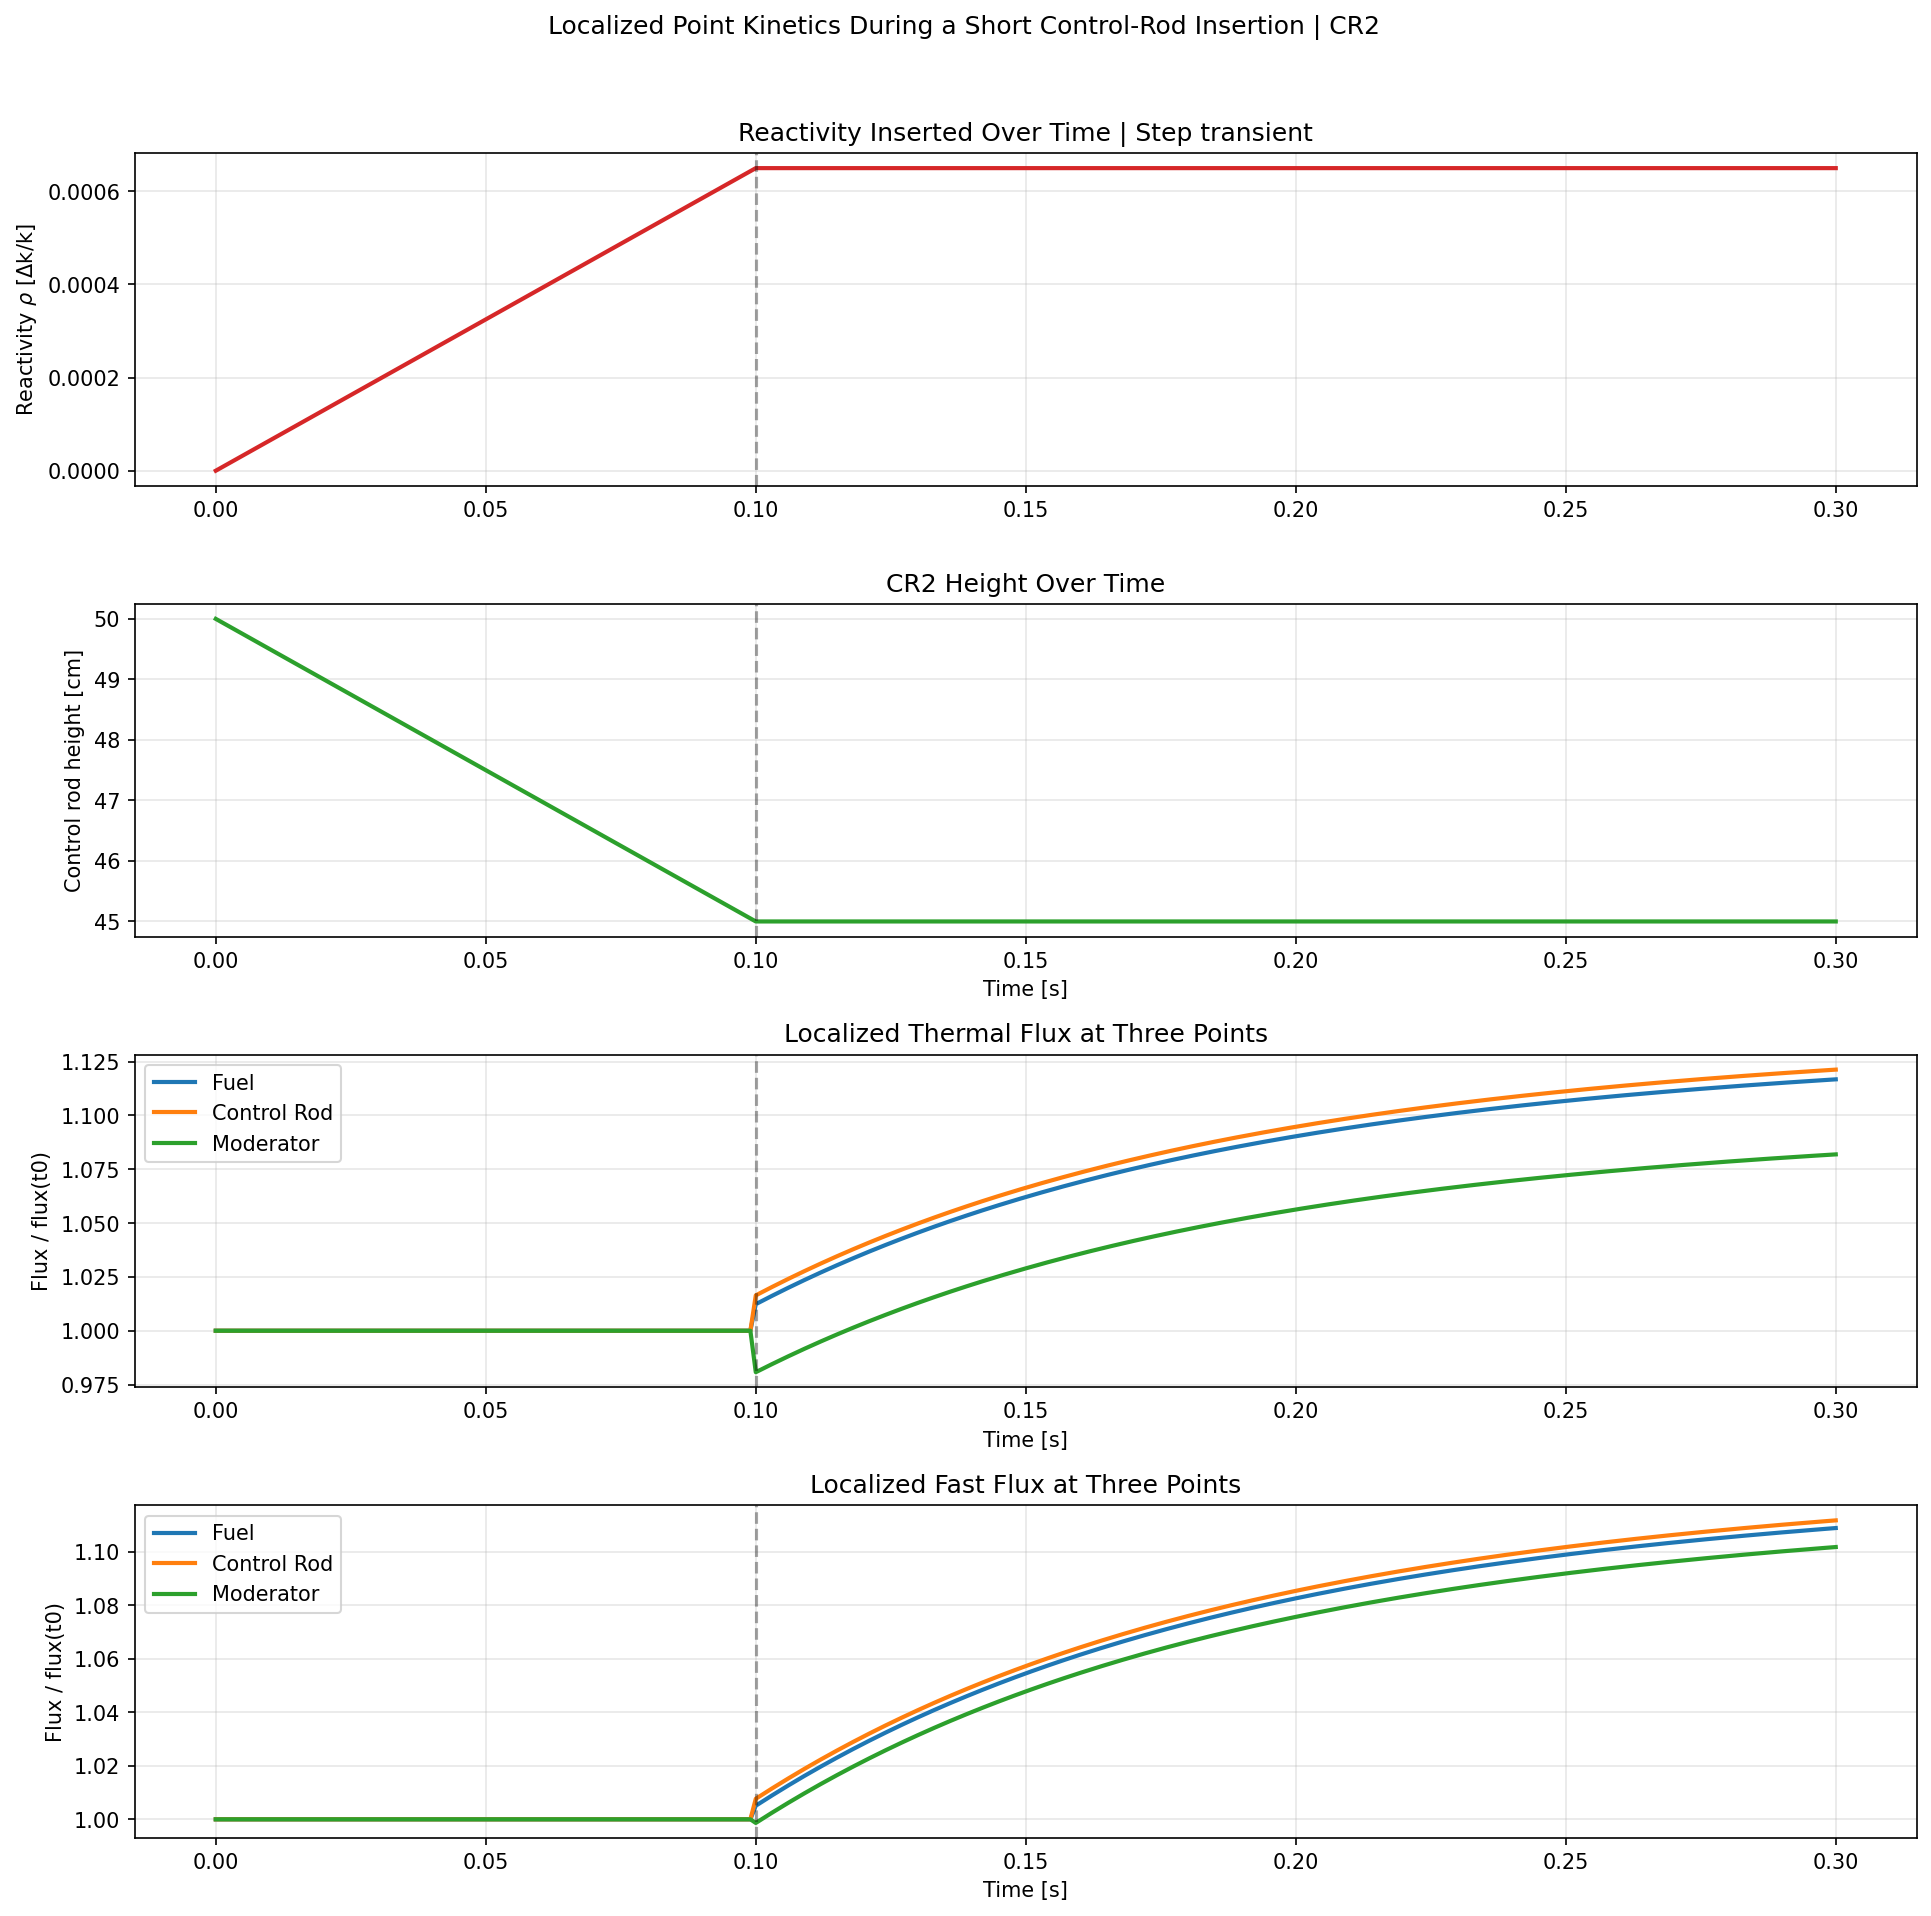

Python code for this plot:
#!/usr/bin/env python3
"""Visualize localized point-kinetics evolution during a small rod insertion transient.

This script couples the static ROM in ``digital_twin_files.rom.digital_twin``
with the PRKE micro-stepper from ``digital_twin_driver.py``. At each macro step
the ROM is queried for reactivity and flux shape, the flux vector is reshaped to
the VR-1 mesh, and the localized thermal/fast flux is tracked at three points.
"""

from __future__ import annotations

import argparse
import sys
from pathlib import Path
from typing import Callable

import matplotlib.pyplot as plt
from matplotlib.figure import Figure
import numpy as np

HERE = Path(__file__).resolve().parent
PACKAGE_ROOT = HERE.parent.parent
if str(PACKAGE_ROOT) not in sys.path:
    sys.path.insert(0, str(PACKAGE_ROOT))

from digital_twin_files.coupled_rom_w_kinetics.digital_twin_driver import PRKEMicroStepper
from digital_twin_files.coupled_rom_w_kinetics.digital_twin_driver import thermal_default_params
from digital_twin_files.rom.digital_twin import DigitalTwinBundle
from digital_twin_files.rom.digital_twin import MESH_SHAPE
from digital_twin_files.rom.digital_twin import load_default_bundle
from digital_twin_files.rom.digital_twin import predict_reactivity_and_flux
from digital_twin_files.rom.digital_twin import reshape_flux_vector


POINTS_OF_INTEREST: dict[str, tuple[int, int, int]] = {
    "Fuel": (35, 60, 60),
    "Control Rod": (35, 65, 82),
    "Moderator": (35, 65, 38),
}

THERMAL_GROUP = 0
FAST_GROUP = 1
ROD_HEIGHT_LIMITS = (0.0, 84.7)
TRANSIENT_MODES = ("step", "ramp", "sinusoidal")


def _example_reactivity_profile(
    transient: str,
    beta_total: float,
    step_onset: float,
    step_fraction: float,
    ramp_start: float,
    ramp_slope_fraction: float,
    sinusoidal_amplitude_fraction: float,
    sinusoidal_period: float,
) -> Callable[[float], float]:
    if transient == "step":
        return lambda t: float(step_fraction * beta_total if t >= step_onset else 0.0)
    if transient == "ramp":
        return lambda t: float(ramp_slope_fraction * beta_total * max(0.0, t - ramp_start))
    if transient == "sinusoidal":
        return lambda t: float(sinusoidal_amplitude_fraction * beta_total * np.sin(np.pi * t / sinusoidal_period))
    raise ValueError(f"Unsupported transient mode: {transient}")


def _example_insertion_fraction(
    transient: str,
    time_value: float,
    step_onset: float,
    ramp_start: float,
    ramp_duration: float,
    sinusoidal_period: float,
) -> float:
    if transient == "step":
        return 1.0 if time_value >= step_onset else 0.0
    if transient == "ramp":
        if ramp_duration <= 0.0:
            return 1.0 if time_value >= ramp_start else 0.0
        return float(np.clip((time_value - ramp_start) / ramp_duration, 0.0, 1.0))
    if transient == "sinusoidal":
        return float(0.5 * (1.0 + np.sin(np.pi * time_value / sinusoidal_period)))
    raise ValueError(f"Unsupported transient mode: {transient}")


def _rod_height_profile(
    transient: str,
    time_value: float,
    rod_start_height: float,
    rod_insertion_cm: float,
    step_onset: float,
    ramp_start: float,
    ramp_duration: float,
    sinusoidal_period: float,
) -> float:
    insertion_fraction = _example_insertion_fraction(
        transient,
        time_value,
        step_onset,
        ramp_start,
        ramp_duration,
        sinusoidal_period,
    )
    height = rod_start_height - rod_insertion_cm * insertion_fraction
    return float(np.clip(height, *ROD_HEIGHT_LIMITS))


def _selected_control_rod_height(control_rod: str, moving_height: float, fixed_height: float) -> tuple[float, float]:
    control_rod = control_rod.upper()
    if control_rod == "CR1":
        return moving_height, fixed_height
    if control_rod == "CR2":
        return fixed_height, moving_height
    raise ValueError("control_rod must be either 'CR1' or 'CR2'.")


def _rod_height_at_time(
    time_value: float,
    rod_start_height: float,
    rod_insertion_cm: float,
    insertion_duration: float,
) -> float:
    if insertion_duration <= 0.0:
        return float(rod_start_height - rod_insertion_cm)

    if time_value <= insertion_duration:
        fraction = time_value / insertion_duration
        height = rod_start_height - rod_insertion_cm * fraction
    else:
        height = rod_start_height - rod_insertion_cm

    return float(np.clip(height, *ROD_HEIGHT_LIMITS))


def _build_parameter_vector(
    time_value: float,
    rod_start_height: float,
    rod_insertion_cm: float,
    insertion_duration: float,
    fixed_cr2_height: float,
    dummy_water_density_multiplier: float,
    fuel_assembly_water_density_multiplier: float,
) -> np.ndarray:
    cr1_height = _rod_height_at_time(time_value, rod_start_height, rod_insertion_cm, insertion_duration)
    cr2_height = float(np.clip(fixed_cr2_height, *ROD_HEIGHT_LIMITS))
    return np.array(
        [
            cr1_height,
            cr2_height,
            float(dummy_water_density_multiplier),
            float(fuel_assembly_water_density_multiplier),
        ],
        dtype=float,
    )


def _shape_factor_at_point(field: np.ndarray, point: tuple[int, int, int], group: int) -> float:
    z_index, x_index, y_index = point
    group_field = np.asarray(field[:, :, :, group], dtype=float)
    normalization = float(np.sum(np.abs(group_field)))
    if normalization <= 0.0:
        normalization = 1.0
    return float(field[z_index, y_index, x_index, group] / normalization)


def _validate_points(points: dict[str, tuple[int, int, int]]) -> None:
    z_max, x_max, y_max, group_count = MESH_SHAPE
    for label, (z_index, x_index, y_index) in points.items():
        if not (0 <= z_index < z_max):
            raise ValueError(f"{label} z-index {z_index} is out of bounds for mesh depth {z_max}.")
        if not (0 <= x_index < x_max):
            raise ValueError(f"{label} x-index {x_index} is out of bounds for mesh width {x_max}.")
        if not (0 <= y_index < y_max):
            raise ValueError(f"{label} y-index {y_index} is out of bounds for mesh width {y_max}.")
        if group_count != 2:
            raise ValueError(f"Expected a two-group mesh, got {group_count} groups.")


def _precompute_macro_profiles(
    macro_times: np.ndarray,
    points: dict[str, tuple[int, int, int]],
    transient: str,
    control_rod: str,
    rod_start_height: float,
    rod_insertion_cm: float,
    insertion_duration: float,
    fixed_cr2_height: float,
    dummy_water_density_multiplier: float,
    fuel_assembly_water_density_multiplier: float,
    step_onset: float,
    step_fraction: float,
    ramp_start: float,
    ramp_slope_fraction: float,
    ramp_duration: float,
    sinusoidal_amplitude_fraction: float,
    sinusoidal_period: float,
    bundle: DigitalTwinBundle | None = None,
) -> tuple[np.ndarray, np.ndarray, np.ndarray, np.ndarray]:
    if bundle is None:
        bundle = load_default_bundle()

    beta_total = float(np.sum(thermal_default_params["beta"]))
    rho_profile = _example_reactivity_profile(
        transient,
        beta_total,
        step_onset,
        step_fraction,
        ramp_start,
        ramp_slope_fraction,
        sinusoidal_amplitude_fraction,
        sinusoidal_period,
    )

    n_macro = macro_times.size
    n_points = len(points)
    reactivity_macro = np.zeros(n_macro, dtype=float)
    rod_height_macro = np.zeros(n_macro, dtype=float)
    psi_macro = np.zeros((n_macro, n_points, 2), dtype=float)

    point_items = list(points.items())
    for macro_idx, time_value in enumerate(macro_times):
        moving_height = _rod_height_profile(
            transient,
            time_value,
            rod_start_height,
            rod_insertion_cm,
            step_onset,
            ramp_start,
            ramp_duration,
            sinusoidal_period,
        )
        rod_height_macro[macro_idx] = moving_height

        cr1_height, cr2_height = _selected_control_rod_height(control_rod, moving_height, fixed_cr2_height)
        parameter_vector = np.array(
            [
                cr1_height,
                cr2_height,
                float(dummy_water_density_multiplier),
                float(fuel_assembly_water_density_multiplier),
            ],
            dtype=float,
        )
        _, flux_vector = predict_reactivity_and_flux(parameter_vector, bundle=bundle)
        flux_vector = np.asarray(flux_vector, dtype=float)
        field = reshape_flux_vector(flux_vector)
        if field.shape != MESH_SHAPE:
            raise ValueError(f"Reshaped flux field has shape {field.shape}, expected {MESH_SHAPE}.")

        reactivity_macro[macro_idx] = float(rho_profile(time_value))
        for point_idx, (_, point) in enumerate(point_items):
            psi_macro[macro_idx, point_idx, THERMAL_GROUP] = _shape_factor_at_point(field, point, THERMAL_GROUP)
            psi_macro[macro_idx, point_idx, FAST_GROUP] = _shape_factor_at_point(field, point, FAST_GROUP)

    return reactivity_macro, rod_height_macro, psi_macro, macro_times


def simulate_point_kinetics(
    total_time: float,
    dt_macro: float,
    dt_micro: float,
    transient: str,
    control_rod: str,
    rod_start_height: float,
    rod_insertion_cm: float,
    insertion_duration: float,
    fixed_cr2_height: float,
    dummy_water_density_multiplier: float,
    fuel_assembly_water_density_multiplier: float,
    step_onset: float,
    step_fraction: float,
    ramp_start: float,
    ramp_slope_fraction: float,
    ramp_duration: float,
    sinusoidal_amplitude_fraction: float,
    sinusoidal_period: float,
    p0: float = 1.0,
    kinetics_params: dict[str, np.ndarray | float] | None = None,
    bundle: DigitalTwinBundle | None = None,
) -> dict[str, np.ndarray | str]:
    if total_time <= 0.0:
        raise ValueError("total_time must be positive.")
    if dt_macro <= 0.0 or dt_micro <= 0.0:
        raise ValueError("dt_macro and dt_micro must be positive.")
    if dt_micro > dt_macro:
        raise ValueError("dt_micro must be <= dt_macro.")
    if transient not in TRANSIENT_MODES:
        raise ValueError(f"transient must be one of {TRANSIENT_MODES}.")

    if kinetics_params is None:
        kinetics_params = thermal_default_params

    macro_times = np.arange(0.0, total_time + 0.5 * dt_macro, dt_macro, dtype=float)
    if macro_times[-1] < total_time:
        macro_times = np.append(macro_times, total_time)
    else:
        macro_times[-1] = total_time

    reactivity_macro, rod_height_macro, psi_macro, macro_times = _precompute_macro_profiles(
        macro_times,
        POINTS_OF_INTEREST,
        transient,
        control_rod,
        rod_start_height,
        rod_insertion_cm,
        insertion_duration,
        fixed_cr2_height,
        dummy_water_density_multiplier,
        fuel_assembly_water_density_multiplier,
        step_onset,
        step_fraction,
        ramp_start,
        ramp_slope_fraction,
        ramp_duration,
        sinusoidal_amplitude_fraction,
        sinusoidal_period,
        bundle=bundle,
    )

    point_names = list(POINTS_OF_INTEREST.keys())
    n_points = len(point_names)

    beta_total = float(np.sum(kinetics_params["beta"]))
    rho_schedule = _example_reactivity_profile(
        transient,
        beta_total,
        step_onset,
        step_fraction,
        ramp_start,
        ramp_slope_fraction,
        sinusoidal_amplitude_fraction,
        sinusoidal_period,
    )

    stepper = PRKEMicroStepper(params=kinetics_params, p0=p0)
    time_history = [0.0]
    neutron_history = [float(stepper.state.neutron_density)]
    thermal_history = [[float(p0 * psi_macro[0, point_idx, THERMAL_GROUP])] for point_idx in range(n_points)]
    fast_history = [[float(p0 * psi_macro[0, point_idx, FAST_GROUP])] for point_idx in range(n_points)]

    for macro_idx in range(macro_times.size - 1):
        interval_start = float(macro_times[macro_idx])
        interval_duration = float(macro_times[macro_idx + 1] - macro_times[macro_idx])
        rho_of_tau = lambda tau, interval_start=interval_start: rho_schedule(interval_start + tau)

        tau = 0.0
        while tau < interval_duration - 1e-15:
            dt_step = min(dt_micro, interval_duration - tau)
            stepper.step_rk4(dt_step, rho_of_tau, tau)
            tau += dt_step

            if tau < interval_duration - 1e-15:
                current_time = interval_start + tau
                neutron_density = float(stepper.state.neutron_density)
                time_history.append(current_time)
                neutron_history.append(neutron_density)
                for point_idx in range(n_points):
                    thermal_history[point_idx].append(neutron_density * psi_macro[macro_idx, point_idx, THERMAL_GROUP])
                    fast_history[point_idx].append(neutron_density * psi_macro[macro_idx, point_idx, FAST_GROUP])

        boundary_time = interval_start + interval_duration
        neutron_density = float(stepper.state.neutron_density)
        time_history.append(boundary_time)
        neutron_history.append(neutron_density)

        boundary_macro_idx = macro_idx + 1
        for point_idx in range(n_points):
            thermal_history[point_idx].append(neutron_density * psi_macro[boundary_macro_idx, point_idx, THERMAL_GROUP])
            fast_history[point_idx].append(neutron_density * psi_macro[boundary_macro_idx, point_idx, FAST_GROUP])

    return {
        "time": np.asarray(time_history, dtype=float),
        "reactivity_macro": np.asarray(reactivity_macro, dtype=float),
        "control_rod_height": np.asarray(rod_height_macro, dtype=float),
        "neutron_density": np.asarray(neutron_history, dtype=float),
        "thermal_flux": np.asarray(thermal_history, dtype=float).T,
        "fast_flux": np.asarray(fast_history, dtype=float).T,
        "macro_times": np.asarray(macro_times, dtype=float),
        "transient": transient,
        "control_rod": control_rod.upper(),
    }


def plot_full_kinetics(
    macro_time: np.ndarray,
    micro_time: np.ndarray,
    reactivity_macro: np.ndarray,
    rod_height_macro: np.ndarray,
    thermal_series: np.ndarray,
    fast_series: np.ndarray,
    transient: str,
    control_rod: str,
    out_path: Path | None = None,
) -> tuple[Figure, np.ndarray]:
    fig, axes = plt.subplots(4, 1, figsize=(13, 13))

    onset_index = np.flatnonzero(np.abs(np.diff(reactivity_macro)) > 1e-12)
    onset_time = float(macro_time[onset_index[0] + 1]) if onset_index.size > 0 else float(macro_time[0])

    thermal_reference = np.maximum(np.abs(thermal_series[0]), 1e-30)
    fast_reference = np.maximum(np.abs(fast_series[0]), 1e-30)
    thermal_normalized = thermal_series / thermal_reference
    fast_normalized = fast_series / fast_reference

    group_specs = (
        (axes[2], thermal_normalized, "Thermal Flux"),
        (axes[3], fast_normalized, "Fast Flux"),
    )

    axes[0].plot(macro_time, reactivity_macro, color="tab:red", linewidth=2.0)
    axes[0].set_title(f"Reactivity Inserted Over Time | {transient.capitalize()} transient")
    axes[0].set_ylabel(r"Reactivity $\rho$ [Δk/k]")
    axes[0].grid(True, alpha=0.3)
    axes[0].axvline(onset_time, color="k", linestyle="--", alpha=0.35)

    axes[1].plot(macro_time, rod_height_macro, color="tab:green", linewidth=2.0)
    axes[1].set_title(f"{control_rod} Height Over Time")
    axes[1].set_ylabel("Control rod height [cm]")
    axes[1].grid(True, alpha=0.3)
    axes[1].axvline(onset_time, color="k", linestyle="--", alpha=0.35)

    for axis, series, title in group_specs:
        for point_idx, point_name in enumerate(POINTS_OF_INTEREST.keys()):
            axis.plot(micro_time, series[:, point_idx], linewidth=2.0, label=point_name)
        axis.set_title(f"Localized {title} at Three Points")
        axis.set_ylabel("Flux / flux(t0)")
        axis.grid(True, alpha=0.3)
        axis.legend(loc="best")
        axis.axvline(onset_time, color="k", linestyle="--", alpha=0.35)

    axes[1].set_xlabel("Time [s]")
    axes[2].set_xlabel("Time [s]")
    axes[3].set_xlabel("Time [s]")
    fig.suptitle(f"Localized Point Kinetics During a Short Control-Rod Insertion | {control_rod}")
    fig.tight_layout(rect=(0, 0, 1, 0.96))

    if out_path is not None:
        fig.savefig(out_path, dpi=150, bbox_inches="tight")

    return fig, axes


def parse_args() -> argparse.Namespace:
    parser = argparse.ArgumentParser(
        description="Track localized thermal and fast flux at three points during a small control-rod insertion transient.",
    )
    parser.add_argument("--transient", choices=TRANSIENT_MODES, default="ramp", help="Example-style reactivity transient to use.")
    parser.add_argument("--control-rod", choices=("CR1", "CR2"), default="CR1", help="Which control rod moves during the transient.")
    parser.add_argument("--t-final", type=float, default=10.0, help="Total simulation time in seconds.")
    parser.add_argument("--dt-macro", type=float, default=0.1, help="Macro step size in seconds.")
    parser.add_argument("--dt-micro", type=float, default=0.001, help="Micro step size in seconds.")
    parser.add_argument("--rod-start-height", type=float, default=50.0, help="Starting control rod height in cm.")
    parser.add_argument("--rod-insertion-cm", type=float, default=5.0, help="Total rod insertion distance in cm.")
    parser.add_argument(
        "--rod-insertion-duration",
        type=float,
        default=2.0,
        help="Duration of the rod insertion ramp in seconds.",
    )
    parser.add_argument("--step-onset", type=float, default=2.0, help="Step transient onset time in seconds.")
    parser.add_argument("--step-fraction", type=float, default=0.1, help="Step transient amplitude as a fraction of beta_total.")
    parser.add_argument("--ramp-start", type=float, default=2.0, help="Ramp transient start time in seconds.")
    parser.add_argument(
        "--ramp-slope-fraction",
        type=float,
        default=0.5,
        help="Ramp transient slope as a fraction of beta_total per second.",
    )
    parser.add_argument("--ramp-duration", type=float, default=2.0, help="Duration used to map ramp control-rod insertion to height.")
    parser.add_argument(
        "--sin-amplitude-fraction",
        type=float,
        default=0.3,
        help="Sinusoidal transient amplitude as a fraction of beta_total.",
    )
    parser.add_argument("--sin-period", type=float, default=25.0, help="Sinusoidal transient period in seconds.")
    parser.add_argument(
        "--fixed-cr2-height",
        type=float,
        default=None,
        help="Fixed height for the second control rod. Defaults to the starting rod height.",
    )
    parser.add_argument(
        "--dummy-water-density-multiplier",
        type=float,
        default=1.0,
        help="Nominal dummy-water density multiplier.",
    )
    parser.add_argument(
        "--fuel-assembly-water-density-multiplier",
        type=float,
        default=1.0,
        help="Nominal fuel-assembly water density multiplier.",
    )
    parser.add_argument(
        "--p0",
        type=float,
        default=1.0,
        help="Initial relative neutron density for the PRKE solver.",
    )
    parser.add_argument(
        "--out",
        type=Path,
        default=HERE / "visualize_point_kinetics.png",
        help="Output image path for the combined thermal/fast point-kinetics figure.",
    )
    return parser.parse_args()


def main() -> None:
    args = parse_args()
    _validate_points(POINTS_OF_INTEREST)

    fixed_cr2_height = args.rod_start_height if args.fixed_cr2_height is None else args.fixed_cr2_height
    result = simulate_point_kinetics(
        total_time=args.t_final,
        dt_macro=args.dt_macro,
        dt_micro=args.dt_micro,
        transient=args.transient,
        control_rod=args.control_rod,
        rod_start_height=args.rod_start_height,
        rod_insertion_cm=args.rod_insertion_cm,
        insertion_duration=args.rod_insertion_duration,
        fixed_cr2_height=fixed_cr2_height,
        dummy_water_density_multiplier=args.dummy_water_density_multiplier,
        fuel_assembly_water_density_multiplier=args.fuel_assembly_water_density_multiplier,
        step_onset=args.step_onset,
        step_fraction=args.step_fraction,
        ramp_start=args.ramp_start,
        ramp_slope_fraction=args.ramp_slope_fraction,
        ramp_duration=args.ramp_duration,
        sinusoidal_amplitude_fraction=args.sin_amplitude_fraction,
        sinusoidal_period=args.sin_period,
        p0=args.p0,
    )

    macro_times = np.asarray(result["macro_times"], dtype=float)
    micro_time = np.asarray(result["time"], dtype=float)
    reactivity_macro = np.asarray(result["reactivity_macro"], dtype=float)
    rod_height_macro = np.asarray(result["control_rod_height"], dtype=float)
    thermal_flux = np.asarray(result["thermal_flux"], dtype=float)
    fast_flux = np.asarray(result["fast_flux"], dtype=float)
    transient = str(result["transient"])
    control_rod = str(result["control_rod"])

    out_path = args.out
    out_path.parent.mkdir(parents=True, exist_ok=True)

    plot_full_kinetics(
        macro_times,
        micro_time,
        reactivity_macro,
        rod_height_macro,
        thermal_flux,
        fast_flux,
        transient,
        control_rod,
        out_path,
    )

    print(f"Saved point-kinetics plot to {out_path}")

    plt.show()


if __name__ == "__main__":
    main()
